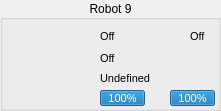
   <widget class="QGroupBox" name="groupBox_10">
    <property name="geometry">
     <rect>
      <x>1160</x>
      <y>440</y>
      <width>221</width>
      <height>111</height>
     </rect>
    </property>
    <property name="title">
     <string>Robot 9</string>
    </property>
    <property name="alignment">
     <set>Qt::AlignCenter</set>
    </property>
    <widget class="QLabel" name="sprite_10">
     <property name="geometry">
      <rect>
       <x>8</x>
       <y>29</y>
       <width>64</width>
       <height>64</height>
      </rect>
     </property>
     <property name="text">
      <string/>
     </property>
     <property name="pixmap">
      <pixmap resource="../../rsc.qrc">:/textures/textures/robots/blue/b9.png</pixmap>
     </property>
     <property name="scaledContents">
      <bool>true</bool>
     </property>
    </widget>
    <widget class="QProgressBar" name="battery_10">
     <property name="geometry">
      <rect>
       <x>100</x>
       <y>90</y>
       <width>45</width>
       <height>16</height>
      </rect>
     </property>
     <property name="font">
      <font>
       <pointsize>8</pointsize>
      </font>
     </property>
     <property name="value">
      <number>100</number>
     </property>
    </widget>
    <widget class="QLabel" name="status_10">
     <property name="geometry">
      <rect>
       <x>100</x>
       <y>28</y>
       <width>17</width>
       <height>17</height>
      </rect>
     </property>
     <property name="font">
      <font>
       <pointsize>8</pointsize>
      </font>
     </property>
     <property name="text">
      <string>Off</string>
     </property>
    </widget>
    <widget class="QLabel" name="dribble_10">
     <property name="geometry">
      <rect>
       <x>100</x>
       <y>50</y>
       <width>17</width>
       <height>17</height>
      </rect>
     </property>
     <property name="font">
      <font>
       <pointsize>8</pointsize>
      </font>
     </property>
     <property name="text">
      <string>Off</string>
     </property>
    </widget>
    <widget class="QLabel" name="role_10">
     <property name="geometry">
      <rect>
       <x>100</x>
       <y>70</y>
       <width>111</width>
       <height>17</height>
      </rect>
     </property>
     <property name="font">
      <font>
       <pointsize>8</pointsize>
      </font>
     </property>
     <property name="text">
      <string>Undefined</string>
     </property>
    </widget>
    <widget class="QProgressBar" name="chute_10">
     <property name="geometry">
      <rect>
       <x>170</x>
       <y>90</y>
       <width>45</width>
       <height>16</height>
      </rect>
     </property>
     <property name="font">
      <font>
       <pointsize>8</pointsize>
      </font>
     </property>
     <property name="autoFillBackground">
      <bool>false</bool>
     </property>
     <property name="value">
      <number>100</number>
     </property>
    </widget>
    <widget class="QLabel" name="label_50">
     <property name="geometry">
      <rect>
       <x>80</x>
       <y>50</y>
       <width>16</width>
       <height>16</height>
      </rect>
     </property>
     <property name="text">
      <string/>
     </property>
     <property name="pixmap">
      <pixmap resource="../../rsc.qrc">:/textures/textures/ui/dribble.png</pixmap>
     </property>
     <property name="scaledContents">
      <bool>true</bool>
     </property>
    </widget>
    <widget class="QLabel" name="imgrole_10">
     <property name="geometry">
      <rect>
       <x>80</x>
       <y>70</y>
       <width>16</width>
       <height>16</height>
      </rect>
     </property>
     <property name="text">
      <string/>
     </property>
     <property name="pixmap">
      <pixmap resource="../../rsc.qrc">:/textures/textures/ui/none.png</pixmap>
     </property>
     <property name="scaledContents">
      <bool>true</bool>
     </property>
    </widget>
    <widget class="QLabel" name="label_51">
     <property name="geometry">
      <rect>
       <x>150</x>
       <y>90</y>
       <width>16</width>
       <height>16</height>
      </rect>
     </property>
     <property name="text">
      <string/>
     </property>
     <property name="pixmap">
      <pixmap resource="../../rsc.qrc">:/textures/textures/ui/chute.png</pixmap>
     </property>
     <property name="scaledContents">
      <bool>true</bool>
     </property>
    </widget>
    <widget class="QLabel" name="label_52">
     <property name="geometry">
      <rect>
       <x>80</x>
       <y>30</y>
       <width>16</width>
       <height>14</height>
      </rect>
     </property>
     <property name="text">
      <string/>
     </property>
     <property name="pixmap">
      <pixmap resource="../../rsc.qrc">:/textures/textures/ui/connect.png</pixmap>
     </property>
     <property name="scaledContents">
      <bool>true</bool>
     </property>
    </widget>
    <widget class="QLabel" name="label_53">
     <property name="geometry">
      <rect>
       <x>80</x>
       <y>90</y>
       <width>16</width>
       <height>16</height>
      </rect>
     </property>
     <property name="text">
      <string/>
     </property>
     <property name="pixmap">
      <pixmap resource="../../rsc.qrc">:/textures/textures/ui/battery.png</pixmap>
     </property>
     <property name="scaledContents">
      <bool>true</bool>
     </property>
    </widget>
    <widget class="QLabel" name="vision_10">
     <property name="geometry">
      <rect>
       <x>190</x>
       <y>28</y>
       <width>17</width>
       <height>17</height>
      </rect>
     </property>
     <property name="font">
      <font>
       <pointsize>8</pointsize>
      </font>
     </property>
     <property name="text">
      <string>Off</string>
     </property>
    </widget>
    <widget class="QLabel" name="label_71">
     <property name="geometry">
      <rect>
       <x>170</x>
       <y>30</y>
       <width>16</width>
       <height>14</height>
      </rect>
     </property>
     <property name="text">
      <string/>
     </property>
     <property name="pixmap">
      <pixmap resource="../../rsc.qrc">:/textures/textures/ui/vision.png</pixmap>
     </property>
     <property name="scaledContents">
      <bool>true</bool>
     </property>
    </widget>
   </widget>
